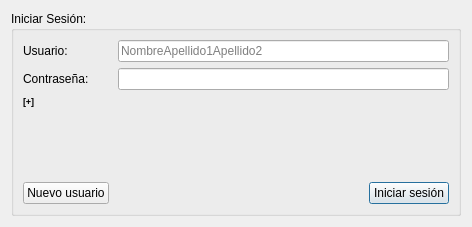
<?xml version="1.0" encoding="UTF-8"?>
<ui version="4.0">
 <class>Form</class>
 <widget class="QWidget" name="Form">
  <property name="geometry">
   <rect>
    <x>0</x>
    <y>0</y>
    <width>472</width>
    <height>227</height>
   </rect>
  </property>
  <property name="windowTitle">
   <string>login_window</string>
  </property>
  <layout class="QVBoxLayout" name="verticalLayout">
   <item>
    <widget class="QGroupBox" name="groupBox">
     <property name="title">
      <string>Iniciar Sesión:</string>
     </property>
     <layout class="QVBoxLayout" name="verticalLayout_2">
      <item>
       <layout class="QFormLayout" name="formLayout">
        <item row="3" column="0">
         <widget class="QLabel" name="password_label">
          <property name="text">
           <string>Contraseña:       </string>
          </property>
         </widget>
        </item>
        <item row="1" column="0">
         <widget class="QLabel" name="username_label">
          <property name="text">
           <string>Usuario:</string>
          </property>
         </widget>
        </item>
        <item row="1" column="1">
         <widget class="QLineEdit" name="username_lineedit">
          <property name="placeholderText">
           <string>NombreApellido1Apellido2</string>
          </property>
         </widget>
        </item>
        <item row="3" column="1">
         <widget class="QLineEdit" name="password_lineedit">
          <property name="echoMode">
           <enum>QLineEdit::Password</enum>
          </property>
         </widget>
        </item>
       </layout>
      </item>
      <item>
       <widget class="QLabel" name="login_status">
        <property name="font">
         <font>
          <pointsize>7</pointsize>
          <weight>75</weight>
          <bold>true</bold>
         </font>
        </property>
        <property name="text">
         <string>[+]</string>
        </property>
       </widget>
      </item>
      <item>
       <spacer name="verticalSpacer">
        <property name="orientation">
         <enum>Qt::Vertical</enum>
        </property>
        <property name="sizeHint" stdset="0">
         <size>
          <width>20</width>
          <height>40</height>
         </size>
        </property>
       </spacer>
      </item>
      <item>
       <layout class="QHBoxLayout" name="horizontalLayout_2">
        <item>
         <widget class="QPushButton" name="newuser_button_2">
          <property name="text">
           <string>Nuevo usuario</string>
          </property>
         </widget>
        </item>
        <item>
         <spacer name="horizontalSpacer">
          <property name="orientation">
           <enum>Qt::Horizontal</enum>
          </property>
          <property name="sizeHint" stdset="0">
           <size>
            <width>40</width>
            <height>20</height>
           </size>
          </property>
         </spacer>
        </item>
        <item>
         <widget class="QPushButton" name="login_button_2">
          <property name="text">
           <string>Iniciar sesión</string>
          </property>
          <property name="autoDefault">
           <bool>true</bool>
          </property>
          <property name="default">
           <bool>true</bool>
          </property>
         </widget>
        </item>
       </layout>
      </item>
     </layout>
    </widget>
   </item>
  </layout>
 </widget>
 <resources/>
 <connections/>
</ui>
